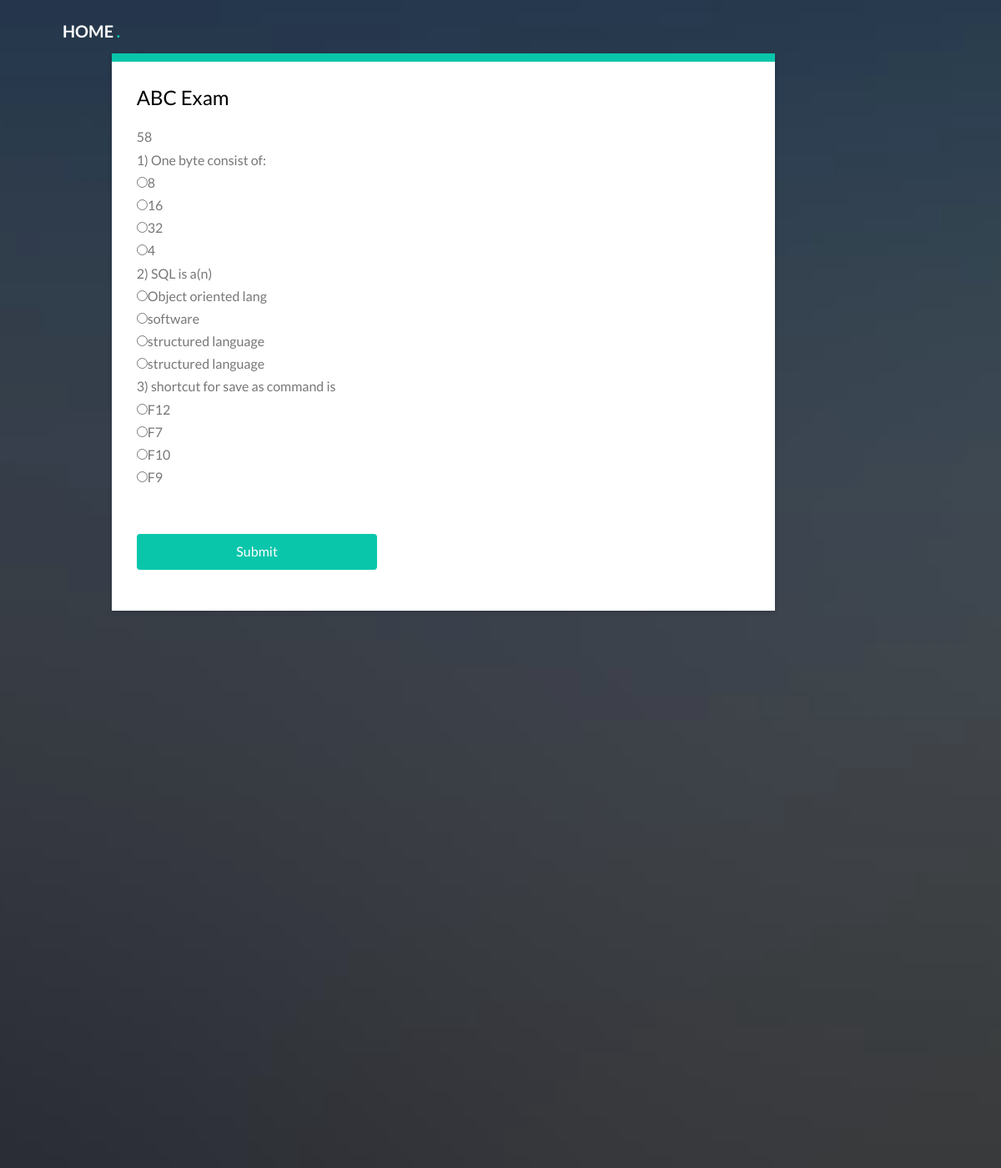
/exam.php (signed in), run on the app's committed database.
### tables this page shows
CREATE TABLE `questions` (
  `id` int(11) NOT NULL,
  `qstn_id` varchar(100) NOT NULL,
  `qstn` varchar(100) NOT NULL,
  `type` varchar(20) NOT NULL
);

CREATE TABLE `answers` (
  `id` int(11) NOT NULL,
  `qstnid` varchar(100) NOT NULL,
  `answers` varchar(20) NOT NULL,
  `correct_answer` int(20) NOT NULL
);

### exam.php (the view, shortened to what this page needs)
<!DOCTYPE HTML>
<html>
	<head>
	<link rel="stylesheet" href="css/animate.css">
	<link rel="stylesheet" href="css/icomoon.css">
	<link rel="stylesheet" href="css/themify-icons.css">
	<link rel="stylesheet" href="css/bootstrap.css">
	<link rel="stylesheet" href="css/magnific-popup.css">
	<link rel="stylesheet" href="css/bootstrap-datepicker.min.css">
	<link rel="stylesheet" href="css/owl.carousel.min.css">
	<link rel="stylesheet" href="css/owl.theme.default.min.css">
	<link rel="stylesheet" href="css/style.css">
	</head>
	<body>
	<div id="page">
	<nav class="gtco-nav" role="navigation">
		<div class="gtco-container">
			<div class="row">
				<div class="col-sm-4 col-xs-12">
					<div id="gtco-logo"><a href="stlogin.html">Home <em>.</em></a></div>
				</div>
		</div>
	</nav>
	<header id="gtco-header" class="gtco-cover gtco-cover-md" role="banner" style="background-image: url(images/img_bg_2.jpg)">
		<div class="gtco-container">
			<div class="row">
				<div class="col-md-9 col-md-offset-0 text-left">
					<div class="row row-mt-15em">
						<div class="col-md-12 col-md-push-1 animate-box" data-animate-effect="fadeInRight">
							<div class="form-wrap">
								<div class="tab">
									<div class="tab-content">
										<div class="tab-content-inner active" data-content="signup">
											<h3>ABC Exam</h3>
												<div>
                          <?php
                          include 'connection.php';
													echo'		<html>
													<head>
													</head>
													<body>
							   						<span id="remain"></span>
									  				<form action="score.php" method="post" id="form1" name="form1">
										  			<script type="text/javascript">
											  		window.onload=counter;
												  	function counter()
													 {
													  seconds = 60;
													  countDown();
													 }
													 function countDown(){
													 document.getElementById("remain").innerHTML=seconds;
													 setTimeout("countDown()",1000);
													   if(seconds == 0)
													    {
													      document.form1.submit();
													    }else {
													    seconds--;
													    }
													}
													</script>
													</body>
													</html>';
													$t=mysqli_query($connection,"SELECT * FROM `type`");
                          $type=mysqli_fetch_array($t);
                          $typ=$type['type'];
                          $qstn=mysqli_query($connection,"SELECT `qstn_id`,`qstn` FROM `questions` where `type`='$typ'");
                          echo'<form method="POST" action="score.php">';
	                         $i=1;
                          while($row=mysqli_fetch_array($qstn) )
                          {
                          echo'<td><tr>';
                          echo $i.')  '.$row['qstn'];
                          echo '</tr></td>';
                            $i++;
                            echo "<br>";
                          $r=$row['qstn_id'];
												  $r1="SELECT * FROM `answers` WHERE `qstnid`='$r'";
                          $answr=mysqli_query($connection,$r1);
                          while($an=mysqli_fetch_array($answr))
                          {
														    $a=$an['correct_answer'];
                             echo'<input type="radio" name="answer'.($i-1).'" value="'.$a.'">';
													echo $an['answers'];
                          echo'<br>';
                          }
                          }
                          echo'<br><br>	<div class="row form-group">
    													<div class="col-md-5">
    														<input type="submit" class="btn btn-primary btn-block" value="Submit">
    													';
                          echo'</form>';
													 ?>
										</div>
									</div>
								</div>
							</div>
						</div>
					</div>
				</div>
			</div>
		</div>
	</header>
			</div>
	</body>
</html>

### css/style.css (style rules this page uses)
body { font-family: "Lato", Arial, sans-serif; font-weight: 400; font-size: 16px; line-height: 1.7; color: #777; background: #fff; }
#page { position: relative; overflow-x: hidden; width: 100%; height: 100%; -webkit-transition: 0.5s; -o-transition: 0.5s; transition: 0.5s; }
a { color: #09C6AB; -webkit-transition: 0.5s; -o-transition: 0.5s; transition: 0.5s; }
h1, h2, h3, h4, h5, h6, figure { color: #000; font-family: "Lato", Arial, sans-serif; font-weight: 400; margin: 0 0 20px 0; }
.gtco-container { max-width: 1100px; position: relative; margin: 0 auto; padding-left: 15px; padding-right: 15px; }
.gtco-nav { position: absolute; top: 0; left: 0; margin: 0; padding: 0; width: 100%; padding: 20px 0; z-index: 1001; }
.gtco-nav #gtco-logo { font-size: 20px; margin: 0; padding: 0; text-transform: uppercase; font-weight: bold; }
.gtco-nav #gtco-logo em { color: #09C6AB; }
.gtco-nav a { padding: 5px 10px; color: #fff; }
#gtco-header { background: #4d4d4d; }
#gtco-header .form-wrap { border-top: 10px solid #09C6AB; position: relative; width: 100%; -webkit-box-shadow: 0px 2px 5px 0px rgba(0, 0, 0, 0.15); -moz-box-shadow: 0px 2px 5px 0px rgba(0, 0, 0, 0.15); box-shadow: 0px 2px 5px 0px rgba(0, 0, 0, 0.15); }
#gtco-header .form-wrap .tab-content { z-index: 10; position: relative; clear: both; background: #fff; padding: 30px; }
#gtco-header .form-wrap .tab-content .tab-content-inner { display: none; }
#gtco-header .form-wrap .tab-content .tab-content-inner.active { display: block; }
#gtco-header, #gtco-counter, .gtco-bg { background-size: cover; background-position: top center; background-repeat: no-repeat; position: relative; }
.gtco-cover { height: 1400px; background-size: cover; background-position: center center; background-repeat: no-repeat; position: relative; float: left; width: 100%; }
.gtco-cover > .gtco-container { position: relative; z-index: 10; }
.btn { margin-right: 4px; margin-bottom: 4px; font-family: "Lato", Arial, sans-serif; font-size: 16px; font-weight: 400; -webkit-border-radius: 4px; -moz-border-radius: 4px; -ms-border-radius: 4px; border-radius: 4px; -webkit-transition: 0.5s; -o-transition: 0.5s; transition: 0.5s; padding: 8px 30px; }
.btn-primary { background: #09C6AB; color: #fff; border: 2px solid #09C6AB !important; }
.row-mt-15em { margin-top: 4em; }
.js .animate-box { opacity: 0; }

### data on the page
questions: qstn "One byte consist of:"
answers: answers "8"
answers: answers "16"
answers: answers "32"
answers: answers "4"
questions: qstn "SQL is a(n)"
answers: answers "Object oriented lang"
answers: answers "software"
answers: answers "structured language"
answers: answers "structured language"
questions: qstn "shortcut for save as command is"
answers: answers "F12"
answers: answers "F7"
answers: answers "F10"
answers: answers "F9"
